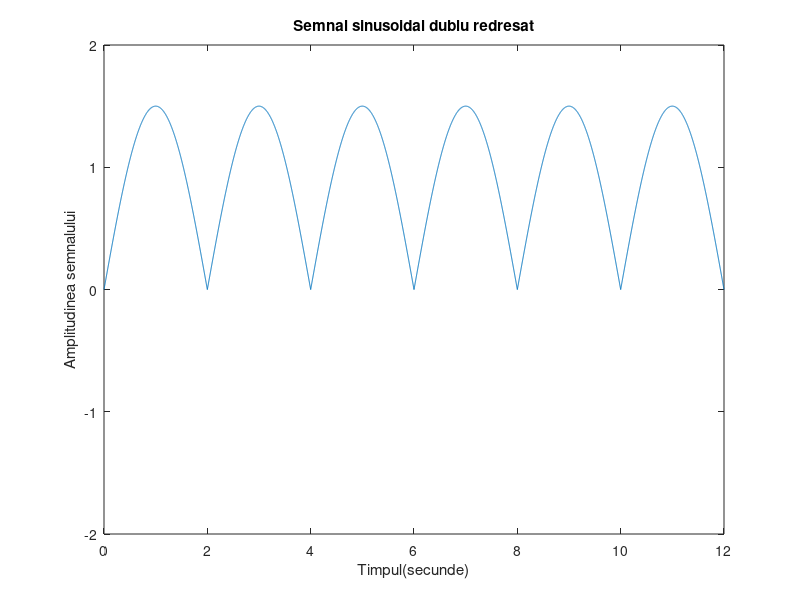

Source code (MATLAB):
t=0:0.002:12;
%2ms
x=1.5*abs(sin(0.5*pi*t));
%->Vom folosi functia plot pentru a genera grafice cu parametrii x si y
plot(t,x)
%->Folosim functia axis pentru a delimita spectrele de valori ale graficului generat de plot pentru a se incadra corespunzator in parametri
axis([0 12 -2 2])
%->Acum graficul se va intinde de la 0 la 12 pe Ox si de a -2 la 2 pe Oy
%Am denumit axa Ox
xlabel('Timpul(secunde)')
%Am denumit axa Oy
ylabel('Amplitudinea semnalului')
title('Semnal sinusoidal dublu redresat')
